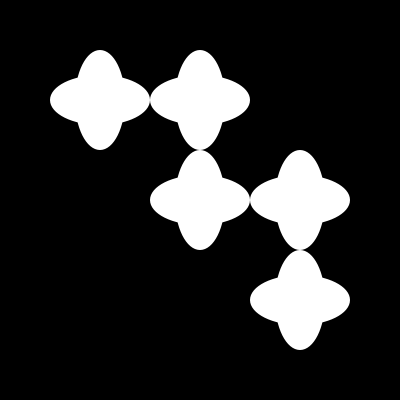
Frame 1 (no input)
Frame 60 (the mouse pressed at the canvas centre just before this capture): identical to frame 1, image omitted
Frame 120 (the mouse held since frame 60 and released just before this capture): identical to frame 1, image omitted

The Processing sketch that drew this single still picture (run headless with seeded random() and noise(); from frame 60 on, the mouse is pressed at the canvas centre):

// Processing sketch: ChoseBizarre_02
// ── ChoseBizarre_02.pde
///////////////////////////////////////////
/*
 DESIGNING PROGRAMS 1.0
 AN INTRODUCTORY COURSE FOR DESIGN STUDENTS
 
 IMPLEMENTED BY THE FREE ART BUREAU 2014 
 >>> www.freeartbureau.org
 +++++++++++++++++++++++++++ 
 LES BASES : FONCTIONS
 SKETCH : CHOSEBIZARRE_02
 PARENT SKETCH : CHOSEBIZARRE
 TYPE : STATIQUE
 */
/////////////////////////// GLOBALS ////////////////////////////

//////////////////////// SETUP ////////////////////////////

void setup() {
  size(400, 400);
  background(0);
  smooth();
  noStroke(); 
  //translate(200,200);// Nous n'avons plus besoin de cette commande
  
  choseBizarre(100, 100);//Ici, on appele notre fonction avec les valeurs pour x & y

  choseBizarre(200, 100);
  
  choseBizarre(200, 200);
  
  choseBizarre(300, 200);
  
  choseBizarre(300, 300);
}

/////////////////////////// DRAW ////////////////////////////
void draw() {
}

/////////////////////////// FUNCTIONS ////////////////////////////
// Notez bien que dans cet exemple, on définit également
// des arguments pour notre fonction. 

void choseBizarre(float _x, float _y) {
  
  fill(255);
  // On a besoin de push & popMatrix pour éviter de cumuler les translations.
  pushMatrix();
  translate(_x, _y); // ensuite, on utilise ces arguments pour positionner les formes
  
  ellipse(0, 0, 100, 50);
  ellipse(0, 0, 50, 100);
  popMatrix();
}
